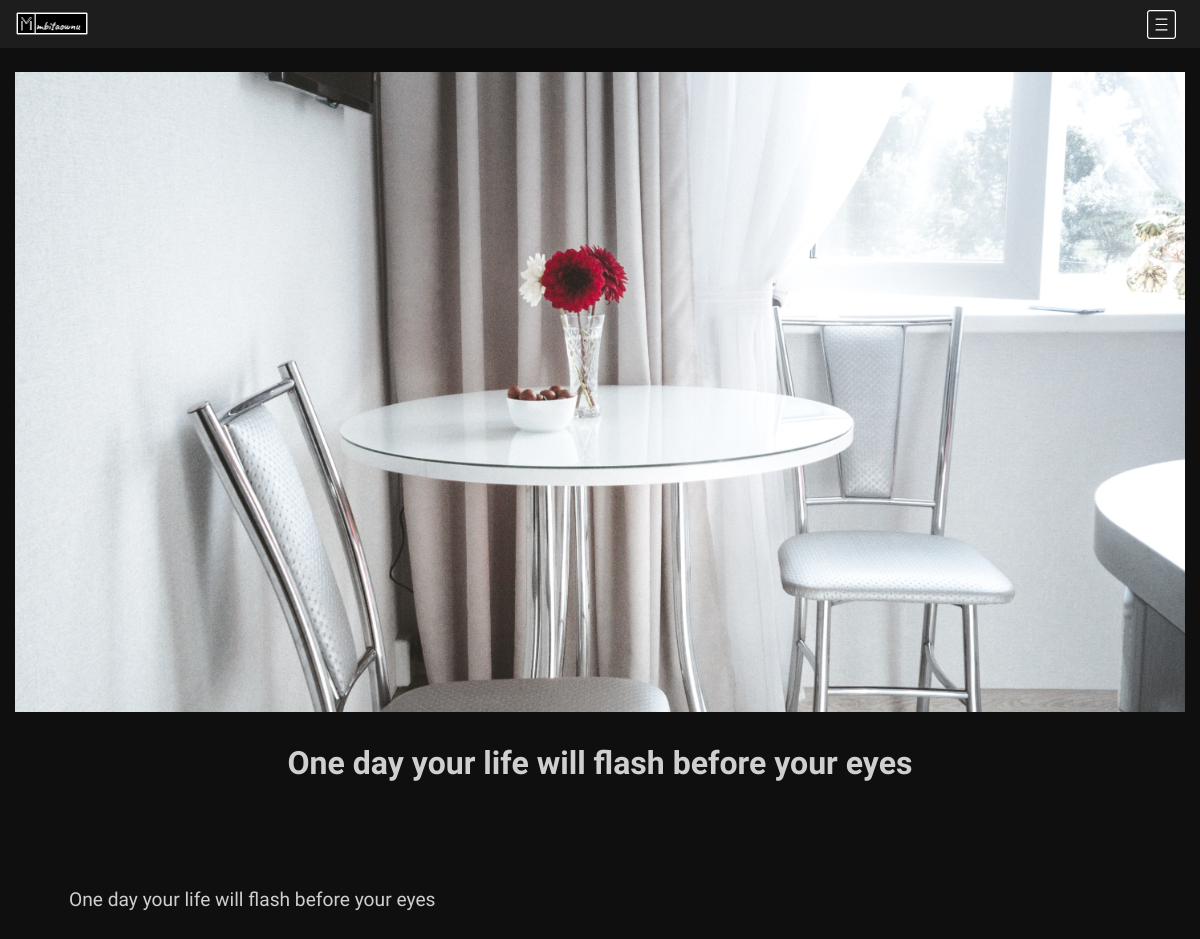
/single.php?id=12, run on the app's committed database.
### tables this page shows
CREATE TABLE `posts` (
  `id` int(11) NOT NULL,
  `user_id` int(11) NOT NULL,
  `topic_id` int(11) DEFAULT NULL,
  `title` varchar(255) NOT NULL,
  `body` text NOT NULL,
  `image` varchar(255) NOT NULL,
  `published` tinyint(4) NOT NULL,
  `created_at` datetime NOT NULL DEFAULT CURRENT_TIMESTAMP
);

### app/database/db.php (called while the page is built, shortened)
<?php
require('connect.php');
function executeQuery($sql, $data)
{
    global $conn;
    $stmt = $conn->prepare($sql);
    $values = array_values($data);
    $types = str_repeat('s', count($values));
    $stmt->bind_param($types, ...$values);
    $stmt->execute();
    return $stmt;
}
function selectOne($table, $conditions)
{
    $sql = "SELECT * FROM $table";
    $index = 0;
    foreach ($conditions as $key => $value) {
        if ($index == 0) {
            $sql = $sql . " WHERE $key = ?";
        } else {
            $sql = $sql . " AND $key = ?";
        }
        $index++;
    }
    $sql = $sql . " LIMIT 1";
    $stmt = executeQuery($sql, $conditions);
    return $stmt->get_result()->fetch_assoc();
}

### single.php (the view, shortened to what this page needs)
<?php
include(ROOT_PATH . "/app/controllers/posts.php");
if (isset($_GET['id'])) {
    $post = selectOne('posts', ['id' => $_GET['id']]);
}
?>
<!DOCTYPE html>
<html lang="en">
<head>
    <link rel="stylesheet" href="https://stackpath.bootstrapcdn.com/font-awesome/4.7.0/css/font-awesome.min.css">
    <link rel="stylesheet" href="https://stackpath.bootstrapcdn.com/bootstrap/4.5.2/css/bootstrap.min.css">
    <link rel="stylesheet" href="assets/css/index.css">
    <link rel="stylesheet" href="assets/css/common.css">
    <link rel="stylesheet" href="assets/css/single.css">
</head>
<body>
    <?php include(ROOT_PATH . "/app/includes/new_header.php") ?>
    <div class="container-fluid">
        <div class="col-md-12 cover" style="background-image: url('<?php echo BASE_URL . '/assets/img/' . $post['image']; ?>');">
        </div>
        <div class="row">
            <div class="container main">
                <h3><?php echo $post['title']; ?></h3>
                <div class="content">
                    <p> <?php echo html_entity_decode($post['body']) ?></p>
                </div>
            </div>
        </div>
    </div>
</body>
</html>

### assets/css/index.css (style rules this page uses)
body { background: rgb(15, 15, 15); color: rgb(207, 207, 207); }

### assets/css/common.css (style rules this page uses)
body { font-family: 'Work Sans', sans-serif; }

### assets/css/single.css (style rules this page uses)
.cover { margin-top: 1.5rem; background-repeat: no-repeat; background-position:center; background-size: cover; height: 80vh; width: 100%; display: flex; overflow: hidden; align-items: center; position: relative; }
.row { margin-top: 2rem; text-align: center; }
.main { text-align: center; }
.main h3 { font-weight: 700; font-size: 2rem; margin-bottom: 1rem; }
.content p { font-size: 1.2rem; padding: 1.5rem; text-align: justify; }

### data on the page
posts: image (picture), title "One day your life will flash before your eyes", body "One day your life will flash before your eyes"
